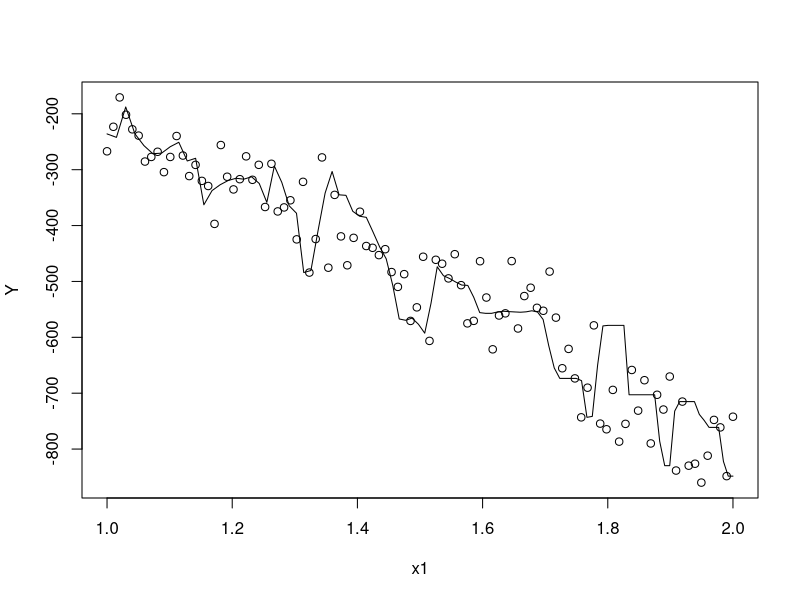
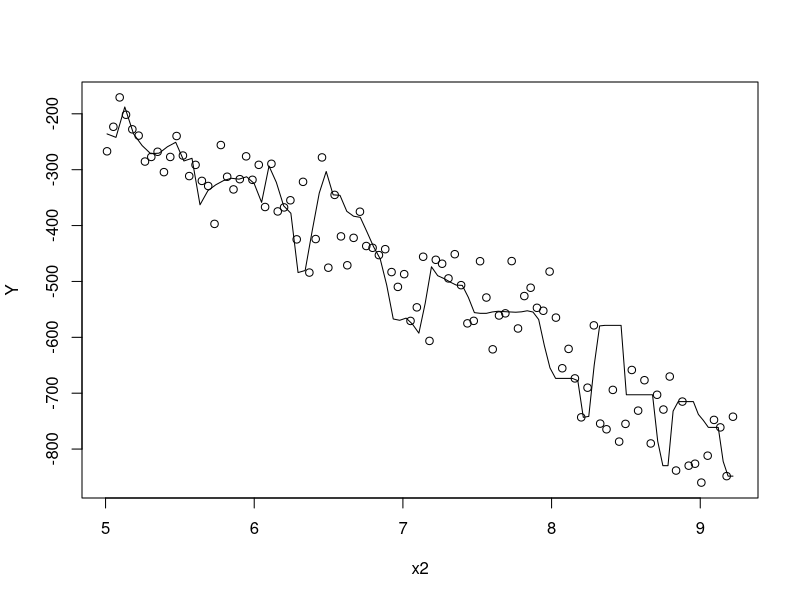
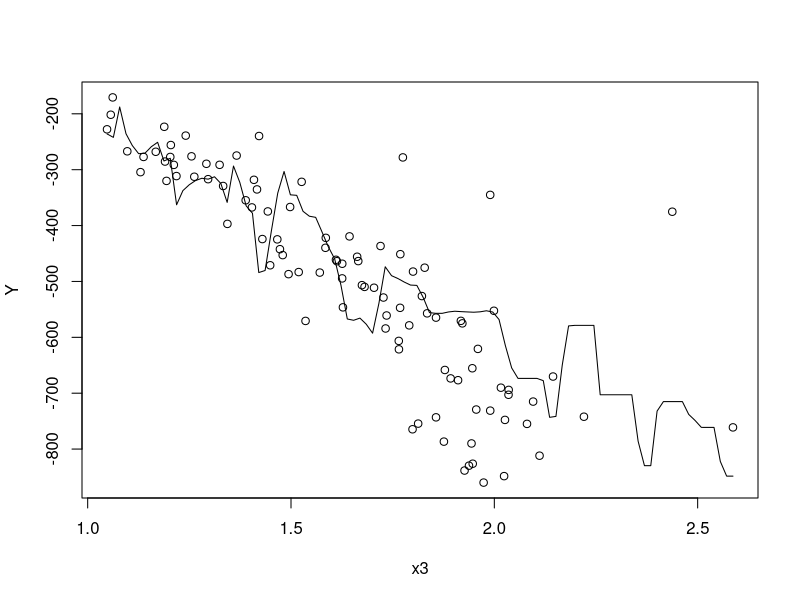
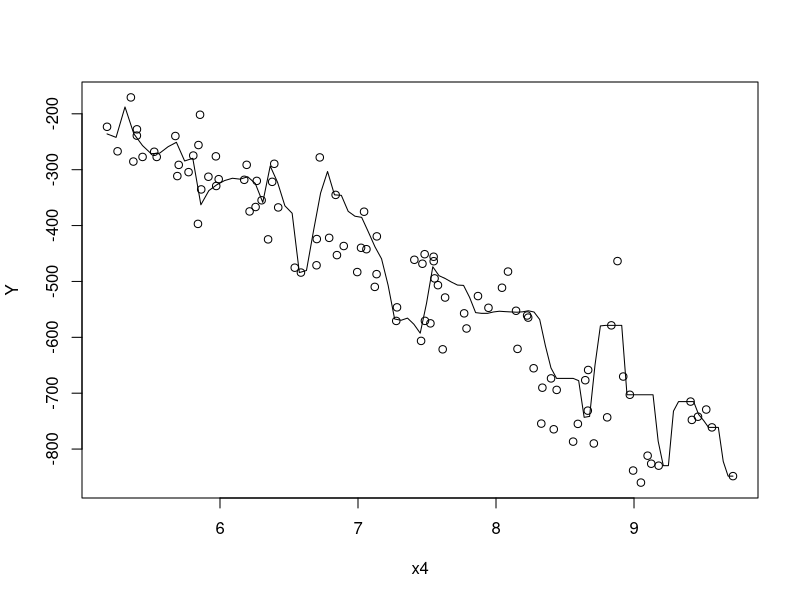
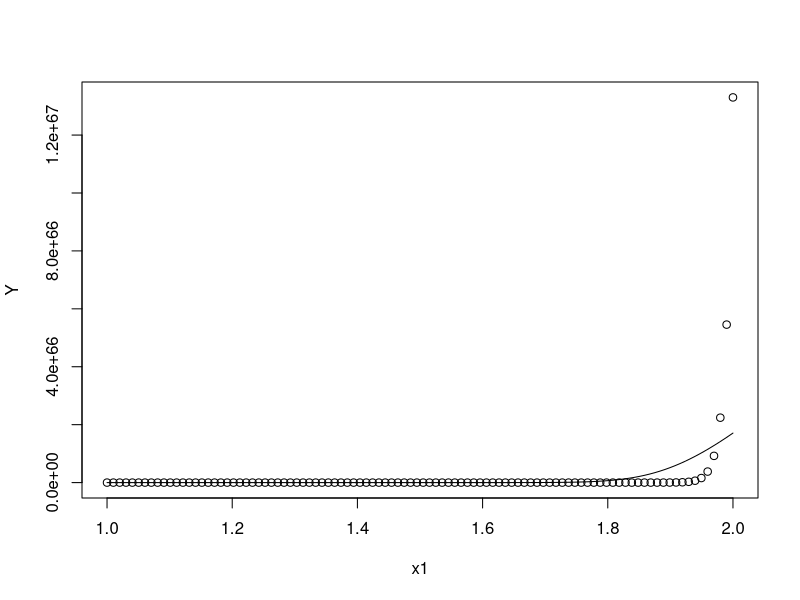
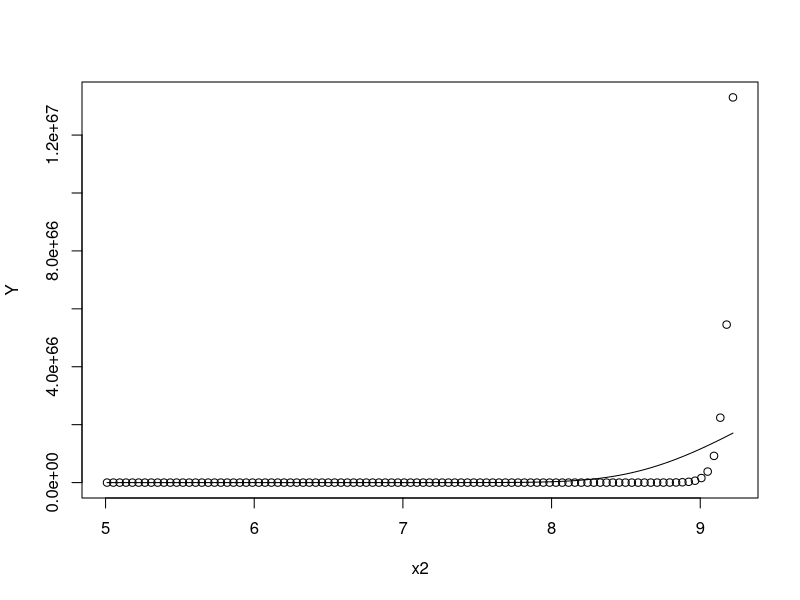

These charts were generated, in order, by the following R code:
############## General KDE and non-parametric regression #######################
################################################################################

k<-function(x, type="gaussian"){
  if(type=="gaussian"){
    temp<-dnorm(x)
  }
  if(type=="logistic"){
    temp<-(2/pi)*exp(x)/(1+exp(2*x))
  }
  if(type=="epanechnikov"){
    temp<-.75*(1-x^2)
  }
  return(temp)
}

# Non-parametric regression
w<-function(x, h, X, type){
  num<-k((X-x)/h, type)/h
  denom<-sum(k((X-x)/h, type)/h)
  temp<-num/denom
  return(temp)
}

r_x<-function(x, h, X, Y, type){
  weight<-w(x, h, X, type)
  temp<-sum(weight*Y)
  return(temp)
}


r<-function(X, Y, intercept, n=100, h=1/10, type="gaussian"){
  if(is.matrix(X)==FALSE){
    x<-seq(min(X), max(X), length.out=n)
    y_hat<-c()
    for(point in x){
      y_hat<-c(y_hat, r_x(point, h, X, Y, type))
    }
  }
  if(is.matrix(X)==TRUE){
    if(intercept==TRUE){
      d<-ncol(X)-1
      x<-matrix(rep(0,n*d), ncol=d)
      for(j in 1:d){
        x[,j]<-seq(min(X[,j+1]), max(X[,j+1]), length.out=n)
      }
      X<-X[,-1]
    }
    if(intercept==FALSE){
      d<-ncol(X)
      x<-matrix(rep(0,n*d), ncol=d)
      for(j in 1:d){
        x[,j]<-seq(min(X[,j]), max(X[,j]), length.out=n)
      }
    }
    y_hat<-c()
    for(i in 1:n){
      point<-x[i,]
      num<-c()
      for(l in 1:nrow(X)){
        num<-c(num, prod(k((X[l,]-point)/h, type)/h))
      }
      denom<-sum(num)
      W<-num/denom
      y_hat<-c(y_hat,sum(W*Y))
    }
    
  }
  return(list(x=x, y_hat=y_hat))
}


# Normal Example
## Non-parametric regression
n<-100
b<-matrix(c(5.01, 9.22, -12.22, 1, 2), ncol=1)
x1<-seq(1, 2, length.out=n)
x2<-seq(5.01,9.22,length.out=n)
x3<-x1+rgamma(n,1,8)
x4<-x2+rgamma(n,1,4)
X<-matrix(c(rep(1,n),x1^2, x2^2, x3, x4^2), ncol=5)
Y<-X%*%b+rnorm(n, 0, 50)

Y_hat<-r(X, Y, intercept=TRUE, h=c(.75, .5), n=100)
Y_hat$y_hat
sum((Y-Y_hat$y_hat)^2)

plot(x1, Y)
points(sqrt(Y_hat$x[,1]), Y_hat$y_hat, type="l")
plot(x2,Y)
points(sqrt(Y_hat$x[,2]), Y_hat$y_hat, type="l")
plot(x3, Y)
points(Y_hat$x[,3], Y_hat$y_hat, type="l")
plot(x4,Y)
points(sqrt(Y_hat$x[,4]), Y_hat$y_hat, type="l")

# Poisson Example
## Non-parametric regression
n<-100
b<-matrix(c(5.01, 9.22, 12.22), ncol=1)
x1<-seq(1, 2, length.out=n)
x2<-seq(5.01,9.22,length.out=n)
X<-matrix(c(rep(1,n),x1^2, x2), ncol=3)
lam<-exp(X%*%b)
Y<-c()
for(i in 1:n){
  Y<-c(Y, rpois(1, lam[i]))
}

Y_hat<-r(X, Y, intercept=TRUE, h=c(.75, .5), n=100)
plot(x1, Y)
points(sqrt(Y_hat$x[,1]), Y_hat$y_hat, type="l")
plot(x2,Y)
points(Y_hat$x[,2], Y_hat$y_hat, type="l")


